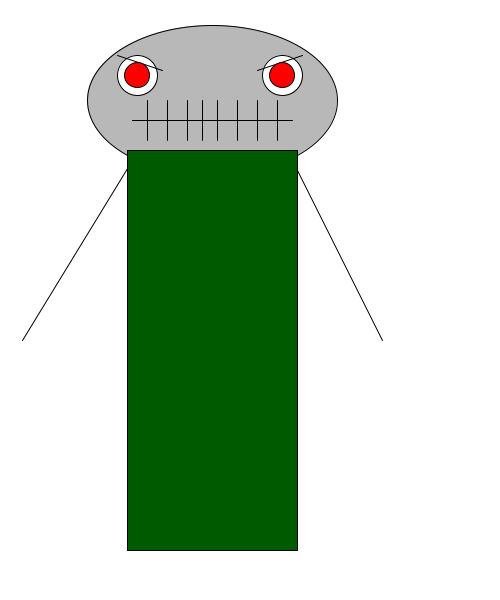
Frame 1 (no input)
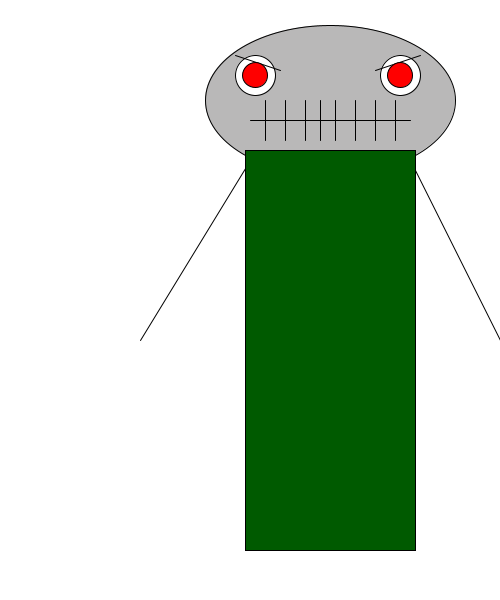
Frame 60 (the mouse pressed at the canvas centre just before this capture)
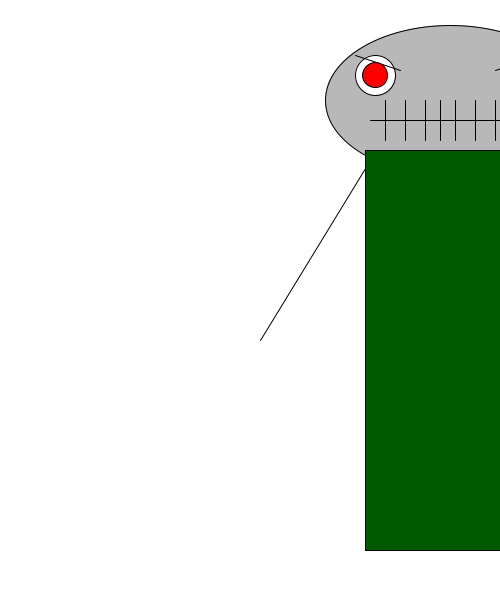
Frame 120 (the mouse held since frame 60 and released just before this capture)

The Processing sketch that drew these frames (run headless with seeded random() and noise(); from frame 60 on, the mouse is pressed at the canvas centre):

// Processing sketch: processing_122829
// ── processing_122829.pde

int X= 200;
int Y= 150;

int speed = 2;  // botstbal


void setup()  {
size(500,600);
}

void draw(){
background(255);
stroke(0);

    
  X = X + speed;

  if ((X>width) || (X<0)) {
    speed = speed*-1;
  }
  
  if (keyPressed){
    if (key == 's' || key == 'S')  // s is stop
    noLoop();
  }
  

line(X-70,Y+10,X-180,Y+190);  //left arm
line(X+90,Y+10,X+180,Y+190);  //right arm

fill(185,184,184);
ellipse(X+ 10,Y- 50,250,150);  //head

fill(0,90,0);
rect(X- 75,Y,170,400);  //body

fill(255);
line(X- 70,Y- 30,X+ 90,Y- 30);  //horizontal
line(X- 55,Y- 10,X- 55,Y- 50);
line(X- 35,Y- 10,X- 35,Y- 50);
line(X- 15,Y- 10,X- 15,Y- 50);
line(X,Y- 10,X,Y- 50);
line(X+ 15,Y- 10,X+ 15,Y- 50);
line(X+ 35,Y- 10,X+ 35,Y- 50);
line(X+ 55,Y- 10,X+ 55,Y- 50);
line(X+ 75,Y- 10,X+ 75,Y- 50);  //grin

fill(255);
ellipse(X- 65,Y- 75,40,40);
ellipse(X+ 80,Y- 75,40,40);  //eyes
line(X- 85,Y- 95,X- 40,Y- 80);
line(X+ 55,Y- 80,X+ 100,Y- 95);  //eyebrows

fill(255,0,0);
ellipse(X- 65,Y- 75,25,25);
ellipse(X+ 80,Y- 75,25,25);  //pupils


}
